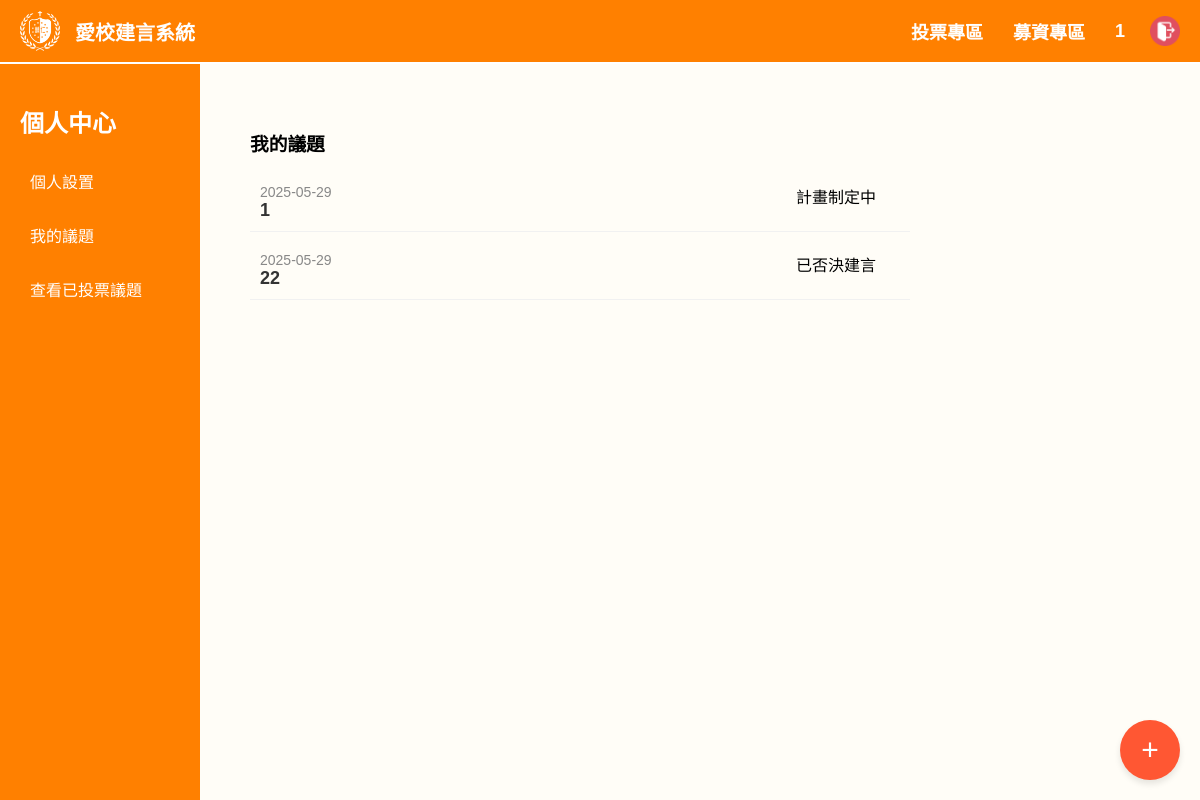
The page /my_topics.php (signed in) on the database as committed earlier.
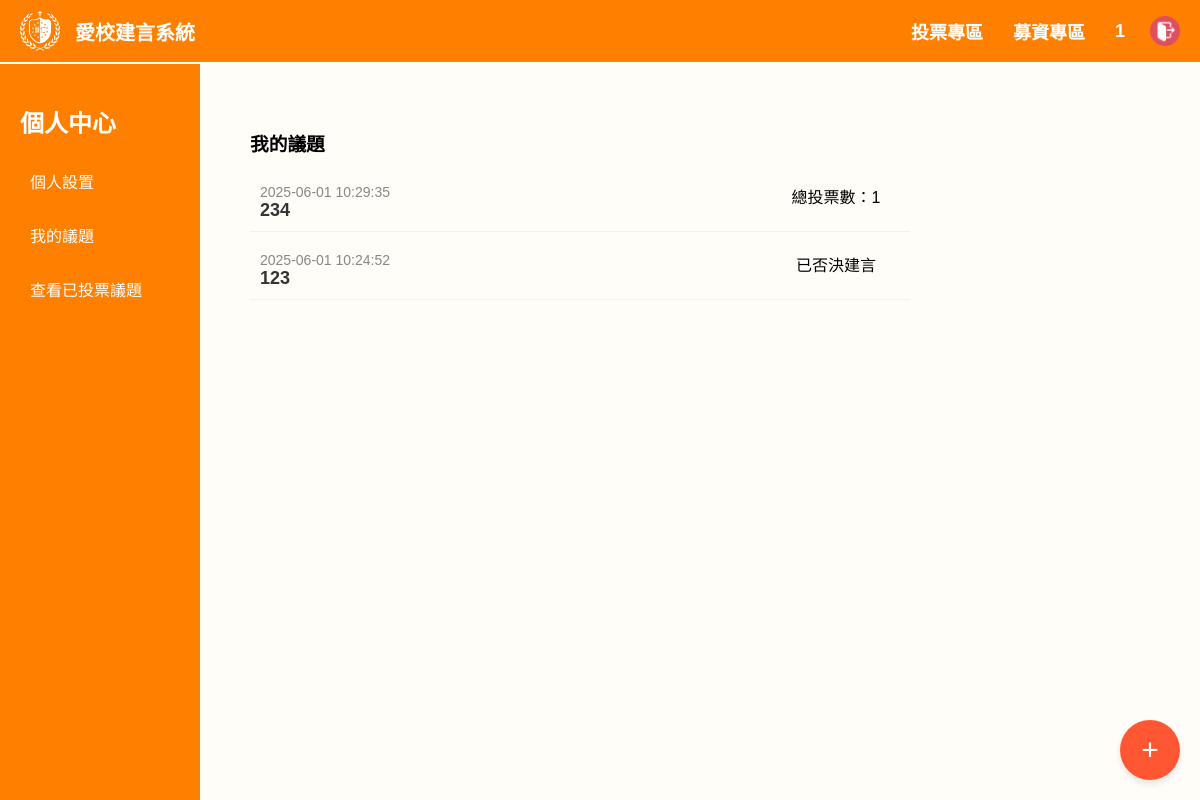
The same page on the database as committed later.
### tables this page shows
CREATE TABLE `event` (
  `e_id` int(50) NOT NULL,
  `e_title` varchar(100) NOT NULL COMMENT '標題',
  `e_text` varchar(500) NOT NULL COMMENT '內文',
  `e_time` datetime NOT NULL COMMENT '日期',
  `accounts` int(50) NOT NULL COMMENT '提案人帳號',
  `e_type` int(10) NOT NULL
);

### my_topics.php (the view, shortened to what this page needs)
<?php
include("db.php");
include("header.php");
$sql = "SELECT e.e_id, e.e_title, e.e_text, e.e_time FROM event e
        WHERE e.accounts = ?
        LIMIT ? OFFSET ?";
if (isset($_GET['search'])) {
    $search_keyword = mysqli_real_escape_string($conn, $_GET['search']);
    $sql = "SELECT * FROM event WHERE e_title LIKE '%$search_keyword%' OR e_text LIKE '%$search_keyword%' ORDER BY e_time DESC";
} else {
    $sql = "SELECT * FROM event ORDER BY e_time DESC";
}
$result = mysqli_query($conn, $sql);
?>
<!DOCTYPE html>
<html lang="zh-TW">
<head>
    <link rel="stylesheet" href="setting.css">
</head>
<body class="mytopics_body">
    <div class="mytopics_sidebar">
        <h2 class="mytopics_sidebar_title">個人中心</h2>
        <a href="self.php" class="mytopics_sidebar_link">個人設置</a>
        <a href="my_topics.php" class="mytopics_sidebar_link">我的議題</a>
        <a href="view_voted_topics.php" class="mytopics_sidebar_link">查看已投票議題</a>
    </div>
    <div class="mytopics_container">
        <h3 class="mytopics_heading">我的議題</h3>
        <?php
if ($result->num_rows > 0) {
    while ($row = $result->fetch_assoc()) {
        $eventDate = new DateTime($row['e_time']);
        $now = new DateTime();
        $interval = $eventDate->diff($now);
        $isOverThreeMonths = ($interval->m + $interval->y * 12) >= 3;
        if ($_SESSION['acc'] == $row['accounts']) {
?>
            <div class="index_main-news-mess">
                <div class="index-mess-left" onclick="window.location.href='eve_post.php?e_id=<?php echo $row['e_id']; ?>'">
                    <div class="index_mess-date"><?php echo $row['e_time']; ?></div>
                    <div class="index_mess-title"><?php echo $row['e_title']; ?></div>
                </div>
                <div class="index-mess-right">
                    <?php
                    $e_id = $row['e_id'];
                    $sqla = "SELECT * FROM audit WHERE e_id = $e_id";
                    $resulta = mysqli_query($conn, $sqla);
                    $rowa = mysqli_fetch_assoc($resulta);
                    if ($isOverThreeMonths) {
                        if (isset($rowa['a_acc'])) {
                            switch ($rowa['situation']) {
                                case 1:
                                    echo "已審核通過";
                                    break;
                                case 2:
                                    echo "已否決建言";
                                    break;
                                case 3:
                                    echo "投票未通過";
                                    break;
                                case 4:
                                    echo "計畫制定中";
                                    break;
                                case 5:
                                    echo "正在募資中";
                                    break;
                                case 6:
                                    echo "計畫進行中";
                                    break;
                                case 7:
                                    echo "申訴期間";
                                    break;
                                case 8:
                                    echo "建言已結案";
                                    break;
                            }
                        } else {
                            echo "已結束待審核";
                        }
                    } else {
                        if (isset($rowa['a_acc'])) {
                            switch ($rowa['situation']) {
                                case 2:
                                    echo "已否決建言";
                                    break;
                                case 4:
                                    echo "計畫制定中";
                                    break;
                            }
                        } else {
                            $sql3 = "SELECT COUNT(*) AS vote_count FROM vote WHERE e_id = '{$row['e_id']}'";
                            $result3 = mysqli_query($conn, $sql3);
                            $row3 = mysqli_fetch_assoc($result3);
                            echo "總投票數：", $row3['vote_count'];
                        }
                    }
                    ?>
                </div>
            </div>
<?php
        }
    }
} else {
    echo "<p>您尚未發表過議題</p>";
}
?>
    </div>
    <?php if (isset($_SESSION['permissions']) && $_SESSION['permissions'] == 1): ?>
        <?php include('eve_add.php'); ?>
    <?php endif; ?>
</body>
</html>

Rows that differ between the two databases and show on the page:
removed event: e_time "2025-05-29", e_title "1", shows "計畫制定中"
removed event: e_time "2025-05-29", e_title "22", shows "已否決建言"
added event: e_time "2025-06-01 10:29:35", e_title "234", vote_count "1"
added event: e_time "2025-06-01 10:24:52", e_title "123", shows "已否決建言"
